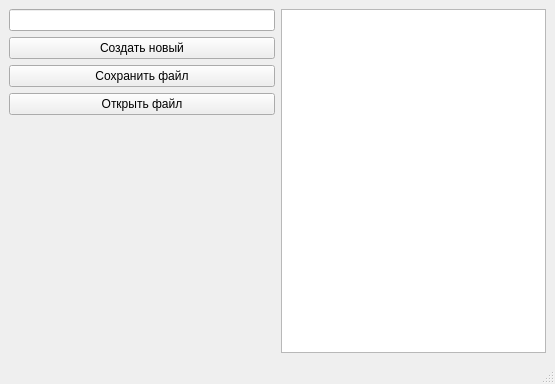
<?xml version="1.0" encoding="UTF-8"?>
<ui version="4.0">
 <class>MainWindow</class>
 <widget class="QMainWindow" name="MainWindow">
  <property name="geometry">
   <rect>
    <x>0</x>
    <y>0</y>
    <width>555</width>
    <height>384</height>
   </rect>
  </property>
  <property name="windowTitle">
   <string>Текстовый редактор</string>
  </property>
  <widget class="QWidget" name="centralwidget">
   <layout class="QHBoxLayout" name="horizontalLayout">
    <item>
     <layout class="QVBoxLayout" name="verticalLayout">
      <item>
       <widget class="QLineEdit" name="input_file_name"/>
      </item>
      <item>
       <widget class="QPushButton" name="btn_create">
        <property name="text">
         <string>Создать новый</string>
        </property>
       </widget>
      </item>
      <item>
       <widget class="QPushButton" name="btn_save">
        <property name="text">
         <string>Сохранить файл</string>
        </property>
       </widget>
      </item>
      <item>
       <widget class="QPushButton" name="btn_open">
        <property name="text">
         <string>Открыть файл</string>
        </property>
       </widget>
      </item>
      <item>
       <widget class="QWidget" name="widget" native="true">
        <widget class="QWidget" name="widget_2" native="true">
         <property name="geometry">
          <rect>
           <x>50</x>
           <y>20</y>
           <width>120</width>
           <height>80</height>
          </rect>
         </property>
        </widget>
       </widget>
      </item>
     </layout>
    </item>
    <item>
     <widget class="QTextBrowser" name="textBrowser"/>
    </item>
   </layout>
  </widget>
  <widget class="QMenuBar" name="menubar">
   <property name="geometry">
    <rect>
     <x>0</x>
     <y>0</y>
     <width>555</width>
     <height>21</height>
    </rect>
   </property>
  </widget>
  <widget class="QStatusBar" name="statusbar"/>
 </widget>
 <resources/>
 <connections/>
</ui>
